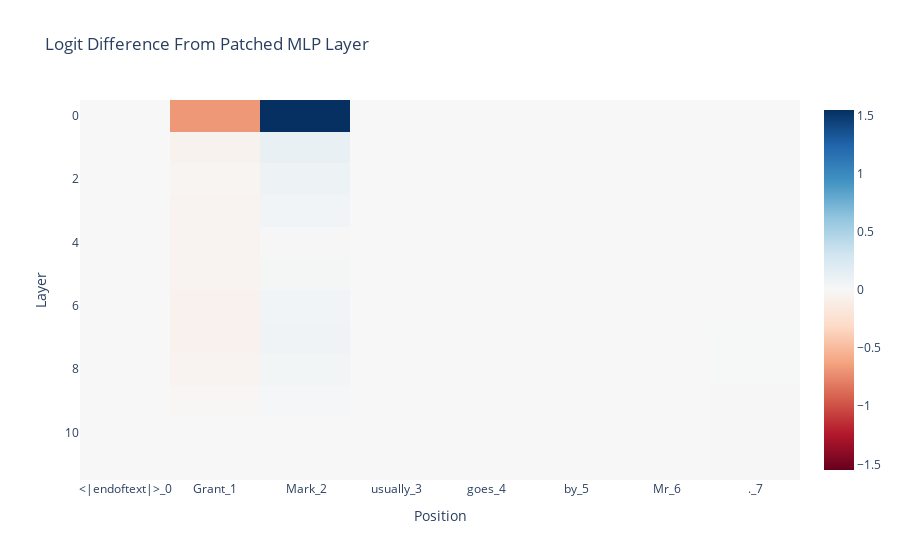

The notebook cell saved with this chart:
### Markdown cell above
This is somewhat less localized than the IOI circuit but not extensively so. It seems that most of the computation is actually being done in the first layer attention heads and by the final layers on the last token, which is really interesting. Maybe there is some sort of name connector implemented early on in the network? Alternatively, perhaps the task is simple enough that the entire computation can be done by the final layers.

### Code cell
imshow(
    patched_mlp_diff,
    x=prompt_position_labels,
    title="Logit Difference From Patched MLP Layer",
    labels={"x": "Position", "y": "Layer"},
)

### Figure 1 — Plotly figure (JSON) as saved in the notebook; plotly's stock layout.template omitted (floating-point values rounded to 4 significant figures)
{"data": [{"coloraxis": "coloraxis", "hovertemplate": "Position: %{x}<br>Layer: %{y}<br>color: %{z}<extra></extra>", "name": "0", "type": "heatmap", "x": ["<|endoftext|>_0", "Grant_1", " Mark_2", " usually_3", " goes_4", " by_5", " Mr_6", "._7"], "xaxis": "x", "yaxis": "y", "z": [[0, -0.6789, 1.548, 0.0005413, 0.001255, -0.0004657, -0.003013, 0.0006664], [0, -0.05371, 0.1174, -0.001337, 0.0009126, 0.001423, 8.103e-05, 0.002342], [0, -0.03697, 0.07827, 0.001128, 0.001039, 0.0001599, -0.0006411, 0.00111], [0, -0.0429, 0.05597, -0.002527, -0.001487, 0.0002686, -0.002498, -0.0004995], [0, -0.04159, 0.01203, 0.003149, -0.0002402, 0.002269, 0.002183, -0.00103], [0, -0.04577, 0.02579, 0.001315, 0.0002362, -0.002735, 0.001737, 0.001948], [0, -0.06769, 0.05625, -0.0008165, 0.0004152, 0.0009972, -0.0008228, -0.0004031], [0, -0.0643, 0.06539, -0.001497, 0.0002372, 0.0007083, 0.00176, 0.007815], [0, -0.04123, 0.04125, 0.00022, -8.722e-05, 0.0008051, -0.0008511, 0.006394], [0, -0.01348, 0.01656, 0.0007812, 0.0001813, -5.639e-05, 0.001017, 0.01171], [0, 0.003922, 0.001719, 0.0007073, -0.0001026, 0.001059, 0.0002542, -0.008496], [0, 0, 0, 0, 0, 0, 0, -0.007653]]}], "layout": {"autosize": true, "coloraxis": {"cmid": 0, "colorscale": [[0, "rgb(103,0,31)"], [0.1, "rgb(178,24,43)"], [0.2, "rgb(214,96,77)"], [0.3, "rgb(244,165,130)"], [0.4, "rgb(253,219,199)"], [0.5, "rgb(247,247,247)"], [0.6, "rgb(209,229,240)"], [0.7, "rgb(146,197,222)"], [0.8, "rgb(67,147,195)"], [0.9, "rgb(33,102,172)"], [1, "rgb(5,48,97)"]]}, "title": {"text": "Logit Difference From Patched MLP Layer"}, "xaxis": {"anchor": "y", "autorange": true, "constrain": "domain", "domain": [0, 1], "range": [-0.5, 7.5], "scaleanchor": "y", "title": {"text": "Position"}, "type": "category"}, "yaxis": {"anchor": "x", "autorange": true, "constrain": "domain", "domain": [0, 1], "range": [11.5, -0.5], "title": {"text": "Layer"}}}}
